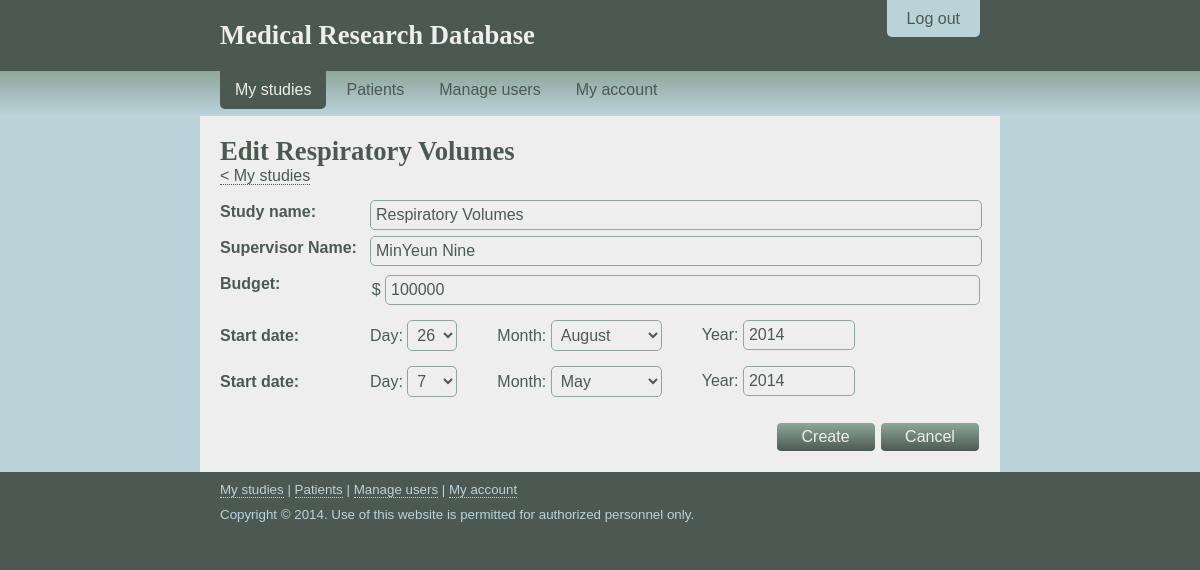
The page /study/edit-study.php/?studyname=Respiratory Volumes (signed in) on the database its author committed.
### tables this page shows
CREATE TABLE `person` (
  `id` int(11) NOT NULL AUTO_INCREMENT,
  `Birthday` date DEFAULT NULL,
  `Gender` char(1) DEFAULT NULL,
  `Name` varchar(32) DEFAULT NULL,
  `Phone` varchar(20) DEFAULT NULL,
  `Address` varchar(255) DEFAULT NULL,
  `Email` varchar(255) DEFAULT NULL,
  `Emergency_ID` int(11) DEFAULT NULL,
  PRIMARY KEY (`id`),
  KEY `FK_person_emergency_id` (`Emergency_ID`),
  CONSTRAINT `FK_person_emergency_id` FOREIGN KEY (`Emergency_ID`) REFERENCES `person` (`id`)
);

CREATE TABLE `study` (
  `Name` varchar(32) NOT NULL,
  `Budget` int(11) DEFAULT NULL,
  `End_Date` date DEFAULT NULL,
  `Start_Date` date NOT NULL,
  `supervisor_id` int(11) NOT NULL,
  PRIMARY KEY (`Name`),
  KEY `FK_user_supervisor_id` (`supervisor_id`),
  CONSTRAINT `FK_user_supervisor_id` FOREIGN KEY (`supervisor_id`) REFERENCES `user` (`id`)
);

### php/edit-study-functions.php (called while the page is built, shortened)
<?php
	require_once("edit-user-functions.php");
	function getStudyInfo($studyName){
		$mysqli= new mysqli("localhost", "root", "", "researchdatabase");
		$query = "SELECT budget, start_date, end_date, supervisor_id, name FROM study WHERE name = '$studyName'";
		$result = $mysqli->query($query);
		$studyInfo = $result->fetch_assoc();
		return $studyInfo;
	}
?>

### study/edit-study.php (the view, shortened to what this page needs)
<?php
  require_once("../php/user-permissions.php");
  require_once("../php/edit-study-functions.php");
?>
<!DOCTYPE html>
<html lang="en">
  <head>
    <link rel="stylesheet" href="/css/layout.css" />
    <link rel="stylesheet" href="/css/nav.css" />
  </head>
  <body onload="document.getElementById('name').focus();">
    <header>
      <div class="container">
        <div id="logout-tab">
          <p><a href="/logout.php">Log out</a></p>
        </div>
        <div class="padding">
          <h1><a href="/" title="Home">Medical Research Database</a></h1>
        </div>
      </div>
    </header>
    <nav>
      <div class="container">
        <ul>
          <li id="current"><a href="/">My studies</a></li>
          <li><a href="/patients.php">Patients</a></li>
          <li><a href="/account.php">My account</a></li>
        </ul>
      </div>
    </nav>
    <div id="content-outer">
      <div class="container">
        <div id="content-inner">
          <div class="padding">
			<?php
			$studyName = $_GET['studyname'];
            echo "<h1>Edit $studyName</h1>";
			?>
            <p><a href="/">&lt; My studies</a></p>
            <?php
				$studyName = $_GET['studyname'];
				echo "<form action=\"/study/edit-study.php?studyname=".$studyName."&editStudyAttempt\" method=\"post\">";
			?>
				<div class="form-container">
                <ul>
                  <li><p>Study name:</p></li>
				  <?php
					$studyName = $_GET['studyname'];
				    echo "<li><input type=\"text\" name=\"name\" id=\"name\" value=\"".$studyName."\" readonly=\"readonly\"/></li>";
				  ?>
				  </ul>
				<ul class="supervisor">
                  <li><p>Supervisor Name:</p></li>
				  <?php
					$mysqli = new mysqli("localhost", "root", "", "researchdatabase");
					$studyName = $_GET['studyname'];
					$result = $mysqli->query("SELECT p.name AS name
					FROM person AS p INNER JOIN study AS s ON s.supervisor_id = p.id
					WHERE s.name = '$studyName'");
					if($result->num_rows >0){
					$data = $result->fetch_assoc();
					$supervisorName =$data['name'];
						echo "<li><input type=\"text\" name=\"supervisorName\" value=\"".$supervisorName."\"/></li>";
					}else{
						echo "<li><input type=\"text\" name=\"supervisorName\"/></li>";
					}
				  ?>
				  </ul>
                <ul class="budget">
                  <li><p>Budget:</p></li>
				  <?php
					$studyInfo = getStudyInfo($_GET['studyname']);
					echo "<li><p>$ <input type=\"text\" name=\"budget\" value=\"".$studyInfo['budget']."\" /></p></li>";
				  ?>
                </ul>
                <ul class="birthday">
                  <li><p>Start date:</p></li>
                  <li>
                    <p>Day:
                      <select name="startDateDay">
                      <?php
					  		$study = getStudyInfo($_GET['studyname']);
							$studyday = (int)substr($study['start_date'], 8,2);
							echo "<option value=\"".$studyday."\" selected =\"selected\">".$studyday."</option>";
					  ?>
                      </select>
                    </p>
                    <p>Month:
                      <select name="startDateMonth">
                      </select>
                    </p>
                    <p>Year:
						<?php
						$study = getStudyInfo($_GET['studyname']);
						$studyyear = (int)substr($study['start_date'], 0,4);
						echo "<input type=\"text\" name=\"startDateYear\" value=\"".$studyyear."\" />";
						?>
                    </p>
                  </li>
                </ul>
                <ul class="birthday">
                  <li><p>Start date:</p></li>
                  <li>
                    <p>Day:
                      <select name="endDateDay">
					  <?php
					  		$study = getStudyInfo($_GET['studyname']);
							$studyday = (int)substr($study['end_date'], 8,2);
							echo "<option value=\"".$studyday."\" selected =\"selected\">".$studyday."</option>";
						?>
						</select>
                    </p>
                    <p>Month:
                      <select name="endDateMonth">
                      </select>
                    </p>
                    <p>Year:
						<?php
						$study = getStudyInfo($_GET['studyname']);
						$studyyear = (int)substr($study['start_date'], 0,4);
						echo "<input type=\"text\" name=\"endDateYear\" value=\"".$studyyear."\" />";
						?>
                    </p>
                  </li>
                </ul>
              </div>
              <div class="form-buttons">
                <input type="submit" name="submit" value="Create" />
                <input type="button" name="cancel" value="Cancel" onclick="window.location='/';" />
              </div>
            </form>
          </div>
        </div>
      </div>
    </div>
    <footer>
      <div class="container">
        <div class="padding">
          <p><a href="/">My studies</a> | <a href="/patients.php">Patients</a> | <?php printManageUsers(true, false); ?> <a href="/account.php">My account</a></p>
          <p>Copyright &copy; 2014. Use of this website is permitted for authorized personnel only.</p>
        </div>
      </div>
    </footer>
  </body>
</html>

### css/layout.css (style rules this page uses)
* { margin: 0px; padding: 0px; font-family: "Trebuchet MS", sans-serif; font-size: 12pt; }
body { background-color: #4C5952; }
header { background-color: #4C5952; }
nav { background: -o-linear-gradient(#8FA69B, #BAD3D9); background: -moz-linear-gradient(#8FA69B, #BAD3D9); background: -webkit-linear-gradient(#8FA69B, #BAD3D9); background: linear-gradient(#8FA69B, #BAD3D9); }
footer { background-color: #4C5952; }
footer .padding { padding: 10px 20px 10px 20px; }
footer p { color: #BAD3D9; font-size: 10pt; }
.container { width: 800px; margin: auto; }
#content-outer { background-color: #BAD3D9; }
#content-inner { background-color: #EEEEEE; }
.padding { padding: 20px; }
h1 { font-family: "Palatino Linotype", serif; font-size: 20pt; font-weight: bold; color: #4C5952; }
header h1 a, header h1 a:visited, header h1 a:focus { color: #EEEEEE; border-bottom: 0px; }
p { font-family: "Trebuchet MS", sans-serif; font-size: 12pt; color: #4C5952; margin-bottom: 10px; }
input, select { padding: 5px; border: 1px solid #8FA69B; background-color: #EEEEEE; color: #4C5952; border-radius: 5px; transition: background-color 0.25s linear 0s, border-color 0.25s linear 0s, box-shadow 0.25s linear 0s; -webkit-transition: background-color 0.25s linear 0s, border-color 0.25s linear 0s, box-shadow 0.25s linear 0s; }
input[type="button"] { margin: 0px; width: 100px; }
input[type="submit"], input[type="button"] { cursor: pointer; background: -o-linear-gradient(#8FA69B, #4C5952); background: -moz-linear-gradient(#8FA69B, #4C5952); background: -webkit-linear-gradient(#8FA69B, #4C5952); background: linear-gradient(#8FA69B, #4C5952); color: #EEEEEE; border-color: #EEEEEE; transition: background-color 0.25s linear 0s, border-color 0.25s linear 0s; -webkit-transition: background-color 0.25s linear 0s, border-color 0.25s linear 0s; }
a, a:visited, a:focus { font-family: inherit; font-size: inherit; color: #4C5952; text-decoration: none; border-bottom: 1px dotted #4C5952; transition: color 0.25s linear 0s; -webkit-tranisition: color 0.25s linear 0s; }
#logout-tab { position: relative; right: 20px; top: 0px; float: right; margin-top: 10px; }
#logout-tab p { margin: 0px; }
#logout-tab a, #logout-tab a:visited, #logout-tab a:focus { color: #4C5952; background-color: #BAD3D9; padding: 10px 20px 10px 20px; border-bottom: 0px; border-bottom-left-radius: 5px; border-bottom-right-radius: 5px; transition: color 0.25s linear 0s, background-color 0.25s linear 0s; -webkit-transition: color 0.25s linear 0s, background-color 0.25s linear 0s; }
footer a, footer a:visited, footer a:focus { color: #BAD3D9; border-bottom-color: #BAD3D9; }
.form-container { margin-top: 5px; }
.form-container ul { list-style-type: none; clear: both; padding-top: 5px; }
.form-container ul li { float: left; }
.form-container ul li:first-child { width: 150px; }
.form-container ul li:last-child { width: 610px; }
.form-container ul li p { margin-top: 3px; font-weight: bold; }
.form-container ul li input { width: 600px; }
.form-container ul.birthday li:last-child p { float: left; margin-left: 40px; margin-top: 0px; font-weight: normal; }
.form-container ul.birthday li:first-child p { margin-top: 7px; }
.form-container ul.birthday li:last-child p:first-child { margin-left: 0px; }
.form-container ul.birthday li:last-child input[type="text"] { width: 100px; }
.form-buttons { text-align: right; margin-top: 15px; }
.form-buttons input { width: 100px; }
.form-container ul.budget li:last-child p { font-weight: normal; }
.form-container ul.budget li:last-child { text-align: right; }
.form-container ul.budget li:last-child input { width: 583px; }

### css/nav.css (style rules this page uses)
nav ul { list-style-type: none; margin-left: 20px; margin-right: 20px; margin-bottom: 7px; float: left; }
nav ul li { display: block; float: left; margin-right: 5px; }
nav ul li a, nav ul li a:visited, nav ul li a:focus { display: block; padding: 10px 15px 10px 15px; border-bottom: 0px; color: #4C5952; border-bottom-left-radius: 5px; border-bottom-right-radius: 5px; transition: background-color 0.25s linear 0s, color 0.25s linear 0s; -webskit-transition: background-color 0.25s linear 0s, color 0.25s linear 0s; }
nav ul li#current a { color: #EEEEEE; background-color: #4C5952; }

### rows shown on the page
person: supervisorName "MinYeun Nine"
study: budget "100000", startDateDay "26", startDateMonth "August", startDateYear "2014", endDateDay "7", endDateMonth "May", endDateYear "2014"

### other values the page prints
$studyName "Respiratory Volumes"
